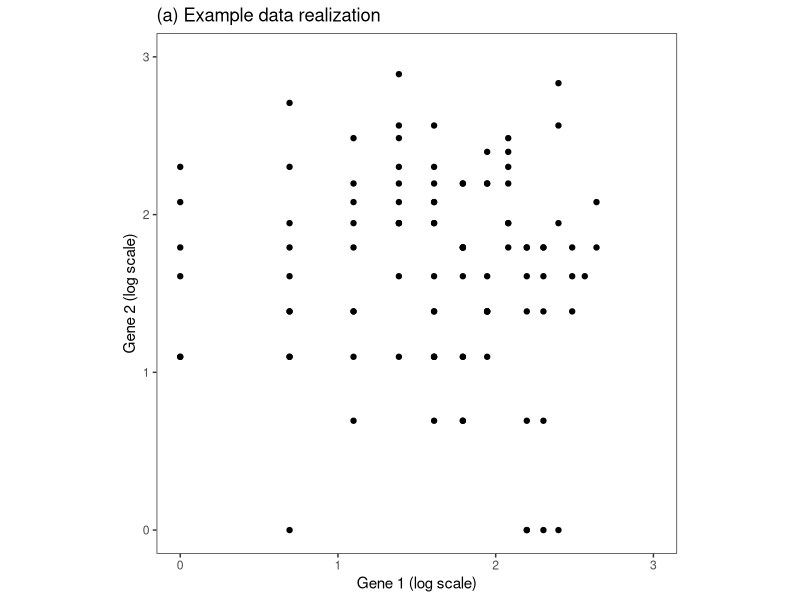

Reproduce this figure in R. (Note: this script raises an error after producing the figure.)
library(tidyverse)
library(patchwork)


### This is the main function that will be used for NBCS.
### Also implemented in the forthcoming R package for NBCS. 
betaBinSample <- function(x, b,eps) {
  p <- rbeta(length(x),eps*b,(1-eps)*b)
  return(rbinom(length(x),x,p))
}


#### Make panel a of figure 1
set.seed(2)
X <- matrix(rnbinom(200, mu=5, size=5), ncol=2)
hX <- log(X+1)
predMean <- colMeans(hX)
totalMSE <- sum(apply(hX, 1, function(u) (u-predMean)^2))/200
p1 <- ggplot(data=NULL, aes(x=hX[,1], y=hX[,2]))+geom_point()+xlab("Gene 1 (log scale)")+ ylab("Gene 2 (log scale)")+
  theme_bw()+coord_fixed()+theme(panel.grid.major=element_blank(), 
                                 panel.grid.minor=element_blank())+
  ggtitle("(a) Example data realization")+
  xlim(0,3)+ylim(0,3)

### Make panel b of Figure 1
set.seed(2)
cluster.full1 <- kmeans(hX, centers=2, nstart=20)$cluster
k2_SSE <- 0
for (k in 1:2) {
  clusterDat <- hX[cluster.full1==k,]
  clusterMean <- colMeans(clusterDat)
  k2_SSE <- k2_SSE + sum(apply(clusterDat,1,function(u) (u-clusterMean)^2))
}
k2_MSE <- k2_SSE/200
pval <- summary(MASS::glm.nb(X[,1]~as.factor(cluster.full)))$coefficients[2,4]
p2 <- ggplot(data=NULL, aes(x=hX[,1], y=hX[,2], col=as.factor(cluster.full1)))+
  geom_point()+xlab("Gene 1 (log scale)")+ ylab("Gene 2 (log scale)")+
  theme_bw()+coord_fixed()+theme(panel.grid.major=element_blank(), 
                                 panel.grid.minor=element_blank())+
  guides(col="none")+
  xlim(0,3)+ylim(0,3)+
  ggtitle("(b) Example data realization,", "colored by estimated cluster")

#### Carries out the MSE simulation for Panel C of Figure 1
ktry <- 10
nTrials <- 1000
allMSEs <- matrix(NA, nrow=nTrials, ncol=ktry)
sampSplitMSEs <- matrix(NA, nrow=nTrials, ncol=ktry)
countSplitMSEs <- matrix(NA, nrow=nTrials, ncol=ktry)

for (t in 1:nTrials) {
  set.seed(t) 
  X <- matrix(rnbinom(200, mu=5, size=5), ncol=2)
  Xtrain <- X[1:50,]
  Xtest <- X[51:100,]
  XtrainCS <- apply(X, 1:2, function(u) betaBinSample(u, 5, 0.5))
  XtestCS <- X - XtrainCS
  
  hX <- log(X+1)
  hXtrain <- hX[1:50,]
  hXtest <- hX[51:100,]
  hXtrainCS <- log(XtrainCS+1)
  hXtestCS <- log(XtestCS+1)
  
  for (k in 1:ktry) {
    cluster.full.try <- kmeans(hX, centers=k)$cluster
    cluster.train.try <- kmeans(hXtrain, centers=k)$cluster
    cluster.test.try <- class::knn(hXtrain, hXtest, cluster.train.try,3)
    cluster.cs.try <- kmeans(hXtrainCS, centers=k)$cluster
    k_SSE <- 0
    k_SSE_train <- 0
    k_SSE_cs <- 0
    for (kp in 1:k) {
      clusterDat <- X[cluster.full.try==kp,,drop='F']
      clusterMean <- colMeans(clusterDat)
      
      clusterDatTrain <- Xtrain[cluster.train.try == kp,,drop='F']
      clusterDatTest <- Xtest[cluster.test.try== kp,,drop='F']
      clusterDatCS.Train <- XtrainCS[cluster.cs.try== kp,,drop='F']
      clusterDatCS.Test <- XtestCS[cluster.cs.try== kp,,drop='F']
      
      clusterMeanTrain <- colMeans(clusterDatTrain)
      clusterMeanTrainCS <- colMeans(clusterDatCS.Train)
      
      k_SSE <- k_SSE + sum(apply(clusterDat,1,function(u) (log(u+1)-log(clusterMean+1))^2))
      k_SSE_train <- k_SSE_train + sum(apply(clusterDatTest,1,function(u) (log(u+1)-log(clusterMeanTrain+1))^2))
      k_SSE_cs <- k_SSE_cs + sum(apply(clusterDatCS.Test,1,function(u) (log(u+0.5)-log( clusterMeanTrainCS+0.5))^2))
    }
    allMSEs[t, k] <- k_SSE/200
    sampSplitMSEs[t,k] <- k_SSE_train/100
    countSplitMSEs[t,k] <- k_SSE_cs/200
  }
}

naiveCol <- "purple"
sampSplitCol <- "grey"
csCol <- "blue"
pMSEthree <- ggplot(data=NULL, aes(x=1:ktry, y=colMeans(sampSplitMSEs, na.rm=TRUE), col="bSample Splitting"))+
  geom_line()+theme_bw()+geom_point(aes(col="bSample Splitting"))+
  geom_point(aes(x=1:ktry, y=colMeans(allMSEs), col="aUse data twice"))+
  geom_line(aes(x=1:ktry, y=colMeans(allMSEs), col="aUse data twice"))+
  geom_point(aes(x=1:ktry, y=colMeans(countSplitMSEs), col="cOur proposed method"))+
  geom_line(aes(x=1:ktry, y=colMeans(countSplitMSEs), col="cOur proposed method"))+
  theme(panel.grid.major=element_blank(), 
        panel.grid.minor=element_blank())+
  xlab("Number of clusters")+ylab("Average MSE")+
  ggtitle("(c) Average within cluster MSE,", "over 1000 datasets")+
  scale_color_manual(values=c(naiveCol, sampSplitCol,csCol))+
  guides(col="none")

### Carries out the differential expression simulation for Panel D of Figure 1
nTrials <- 1000
pvalsNaive <- rep(NA, nrow=nTrials)
pvals_sampsplit <- rep(NA, nrow=nTrials)
pvals_cs <- rep(NA, nrow=nTrials)

for (t in 1:nTrials) {
  set.seed(t) 
  X <- matrix(rnbinom(200, mu=5, size=5), ncol=2)
  hX <- log(X+1)
  hXtrain <- hX[1:50,]
  hXtest <- hX[51:100,]
  Xtest <- X[51:100,]
  XtrainCS <- apply(X, 1:2, function(u) betaBinSample(u, 5, 0.5))
  XtestCS <- X - XtrainCS
  
  
  cluster.full.try <- kmeans(hX, centers=2)$cluster
  cluster.train.try <- kmeans(hXtrain, centers=2)$cluster
  cluster.test.try <- class::knn(hXtrain, hXtest, cluster.train.try,3)
  cluster.cs.try <- kmeans(log(XtrainCS+1), centers=2)$cluster
  
  
  pvalsNaive[t] <- summary(MASS::glm.nb(X[,1]~as.factor(cluster.full.try)))$coefficients[2,4]
  pvals_sampsplit[t] <- summary(MASS::glm.nb(Xtest[,1]~as.factor(cluster.test.try)))$coefficients[2,4]
  pvals_cs[t] <- summary(MASS::glm.nb(XtestCS[,1]~as.factor(cluster.cs.try)))$coefficients[2,4]
}

pQQthree <- ggplot(data=NULL)+
  geom_qq(aes(sample=as.numeric(pvals_sampsplit), col="bSample Splitting"), distribution=stats::qunif)+
  geom_qq(aes(sample=as.numeric(pvalsNaive), col="aUse data twice"), distribution=stats::qunif)+
  geom_qq(aes(sample=as.numeric(pvals_cs), col="cOur proposed method"), distribution=stats::qunif)+
  theme_bw()+
  scale_color_manual(values=c(naiveCol, sampSplitCol, csCol),
                     labels=c("Use full data twice", "Sample Splitting", "Our proposed method"))+
  geom_abline(intercept=0,slope=1)+
  ggtitle("(d) P-values for gene 1,", "over 1000 datasets")+
  xlab("Unif(0,1) Quantiles")+ylab("Sample Quantiles")+
  coord_fixed()+labs(col="Method")


#### Carries out the IDCV procedure for Panel E of Figure 1. 
set.seed(2)
n <- 100
p <- 2
Xnull <- matrix(rnbinom(n*p, mu=5, size=5), ncol=p)
clusters <- kmeans(log(Xnull+1), centers=5)$cluster
Y <- log(Xnull+1)
numClust <- 5
folds <- 5
clusterLabs <- as.factor(kmeans(Y, centers=numClust, nstart=50)$cluster)
confusionMatrix <- matrix(0, nrow=numClust, ncol=numClust)
crossValIndices <- sample(1:n, size=n, replace=FALSE)
counter <- 1
for (f in 1:folds) {
  testIndices <-  crossValIndices[counter:(counter+n/folds-1)]
  counter <- counter+n/folds
  Ytrain <- Y[-testIndices,]
  Ytest <- Y[testIndices,]
  clustersTrain <- clusterLabs[-testIndices]
  clustersTest <- clusterLabs[testIndices]
  classifier <- e1071::svm(x=Ytrain, y=as.factor(clustersTrain), kernel="linear")
  preds <- predict(classifier, newdata=Ytest)
  confusionMatrix <- confusionMatrix + table(preds, clustersTest)
}
p.IDCV.cao <- ggplot(data=data.frame(confusionMatrix/colSums(confusionMatrix)), aes(x= clustersTest, y= preds, fill=Freq))+geom_tile()+
  xlab("Cluster predicted by SVM")+
  ylab("Cluster estimated with kmeans")+
  ggtitle("(e) Intradataset cross validation", 
          "that uses data twice")+
  scale_fill_viridis_c(begin=0, end=1, limits=c(0,1))+
  labs(fill="Proportion") + coord_fixed()

sum(diag(confusionMatrix))/sum(confusionMatrix)

#### Carries out the simulation for Panel F of Figure 1
Xtrain <- t(apply(Xnull, 1, function(u) betaBinSample(u, 1, 0.5)))
Xtest <- Xnull-Xtrain
#### Cluster both datasets on log scale. 
Ytrain <- log(Xtrain+1)
Ytest <- log(Xtest+1)
clustersTrain <- kmeans(Ytrain, centers=numClust, nstart=50)$cluster
clustersTest <- kmeans(Ytest, centers=numClust, nstart=50)$cluster
myTab <- table(clustersTrain, clustersTest)
p.IDCV.cs <- ggplot(data=data.frame(myTab/colSums(myTab)), 
                    aes(x= clustersTrain, y= clustersTest, fill=Freq))+geom_tile()+
  xlab(expression("Cluster estimated from"~X^{(1)}))+
  ylab(expression("Cluster estimated from"~X^{(2)}))+
  ggtitle("(f) Intradataset cross validation", 
          "using our proposed method")+
  coord_fixed()+
  labs(fill="Proportion")+
  scale_fill_viridis_c(begin=0, end=1, limits=c(0,1))




#### MAKE THE FIGURE
library(viridis)
p1+p2+pMSEthree+pQQthree+p.IDCV.cao+p.IDCV.cs+
  plot_layout(guides="collect", nrow=2, widths=c(1,1,1)) & 
  theme(plot.title=element_text(size=12), 
        plot.subtitle = element_text(size=12),
        axis.title = element_text(size=10),
        legend.title = element_text(size=10),
        legend.text = element_text(size=10)) &
  labs(fill = "Proportion of cells \nin column \nbelonging to row")
ggsave("~/Dropbox/nbCS_paper/v16-biometrics/figures/intro_MEGA.png",
       width=11, height=6)











